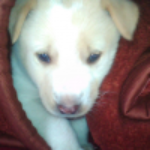
#> input picture resizedImage.png, 150 x 150 px
$ python cartoonizeImage.py
#> lines starting #> are read from the running program, lines starting #| are printed output that depends on the picture; after the words box and inside, x2 and y2 are one past the last pixel; in counts of white or black regions, pixels touching at a corner belong together
#step 1
#Use bilateral filter for edge-aware smoothing.
import cv2

num_down = 2 # number of downsampling steps
num_bilateral = 7 # number of bilateral filtering steps

img_rgb = cv2.imread("resizedImage.png")
#> img_rgb is the input picture: shape (150, 150, 3); mean B, G, R 133.3, 136.6, 147.1

# downsample image using Gaussian pyramid
img_color = img_rgb
for _ in range(num_down):
   img_color = cv2.pyrDown(img_color)
#> this loop made 2 passes
#> pass 1, `img_color = cv2.pyrDown(img_color)`:
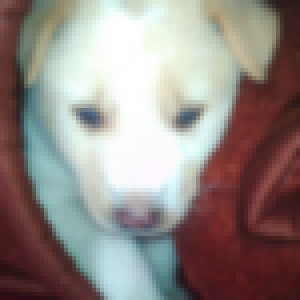
#> img_color: shape (75, 75, 3) (shown 4 times larger); mean B, G, R 133.6, 137, 147.4
#> pass 2, `img_color = cv2.pyrDown(img_color)`:
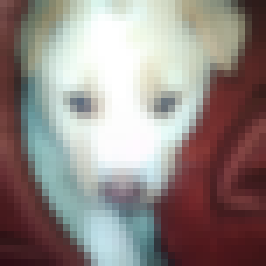
#> img_color: shape (38, 38, 3) (shown 7 times larger); mean B, G, R 132, 135.4, 146.3

# repeatedly apply small bilateral filter instead of
# applying one large filter
for _ in range(num_bilateral):
    img_color = cv2.bilateralFilter(img_color, d=9, sigmaColor=9, sigmaSpace=7)

# upsample image to original size
for _ in range(num_down):
   img_color = cv2.pyrUp(img_color)
#> this loop made 2 passes
#> pass 1, `img_color = cv2.pyrUp(img_color)`:
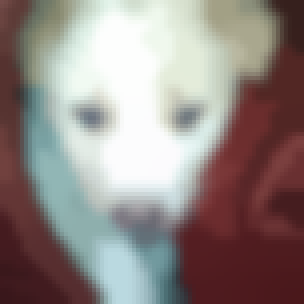
#> img_color: shape (76, 76, 3) (shown 4 times larger); mean B, G, R 131.7, 135, 146.3

#STEP 2 & 3
#Use median filter to reduce noise
# convert to grayscale and apply median blur
img_gray = cv2.cvtColor(img_rgb, cv2.COLOR_RGB2GRAY)
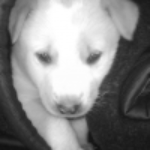
#> img_gray: shape (150, 150); min 16, max 255, mean 136.8
img_blur = cv2.medianBlur(img_gray, 7)

#STEP 4
#Use adaptive thresholding to create an edge mask
# detect and enhance edges
img_edge = cv2.adaptiveThreshold(img_blur, 255,
   cv2.ADAPTIVE_THRESH_MEAN_C,
   cv2.THRESH_BINARY,
   blockSize=9,
   C=2)
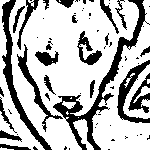
#> img_edge: shape (150, 150); 72.3% white; 67 black regions (44 under 20 px), largest, box (x1, y1, x2, y2) and area: (53, 0, 150, 150) 1776, (2, 0, 52, 150) 1062, (117, 60, 150, 123) 612

# Step 5
# Combine color image with edge mask & display picture
# convert back to color, bit-AND with color image
img_edge = cv2.cvtColor(img_edge, cv2.COLOR_GRAY2RGB)
#> (the run stopped early here; a loop or call above may not have finished)

$ run again, with Unknown.png copied over resizedImage.png
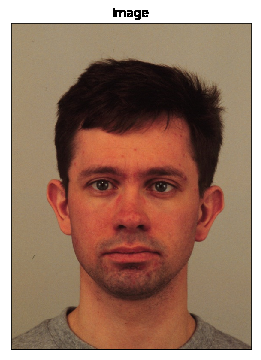
#> input picture Unknown.png, 261 x 360 px
#> img_rgb is the input picture: shape (360, 261, 3); mean B, G, R 101.7, 119.4, 152.2
#> `img_blur = cv2.medianBlur(img_gray, 7)`:
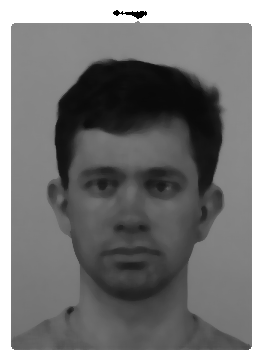
#> img_blur: shape (360, 261); min 0, max 255, mean 119.4
#> `img_edge = cv2.adaptiveThreshold(img_blur, 255, cv2.ADAPTIVE_THRESH_ME..`:
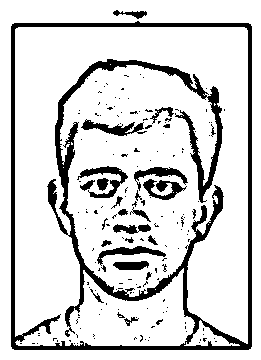
#> img_edge: shape (360, 261); 83.7% white; 172 black regions (144 under 20 px), largest, box (x1, y1, x2, y2) and area: (11, 21, 252, 350) 11100, (77, 166, 128, 198) 514, (81, 119, 147, 136) 457
